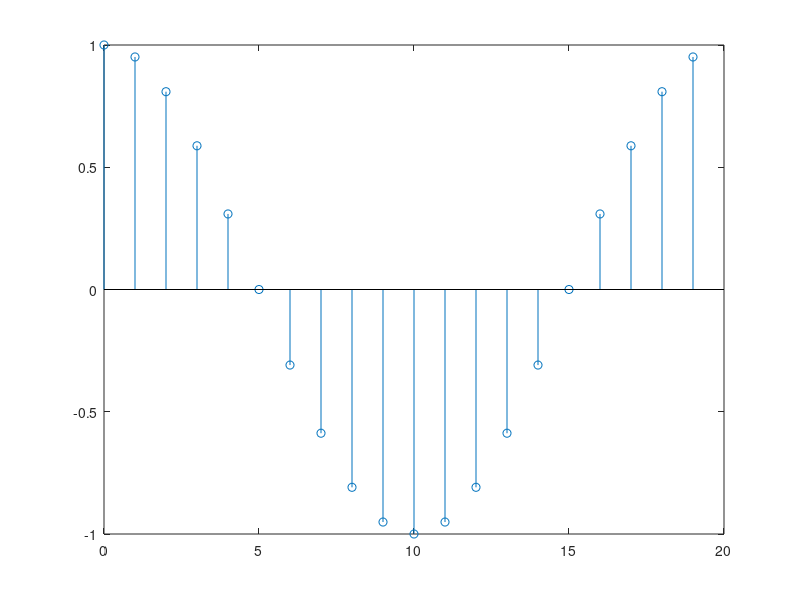

Recreate this plot in MATLAB.
t=-1:0.005:0.995;
xt=cos(2*pi*t/2);
plot(t,xt)
absxt=abs(xt.^2)
absxt=abs(xt).^2
deltat=0.005;
T=2;
pxt=sum(absxt)*deltat/T
n=0:19;
xn=cos(2*pi*n/20)
stem(n,xn)
N=20;
absxn=abs(xn.^2);
pxn=sum(absxn)/N